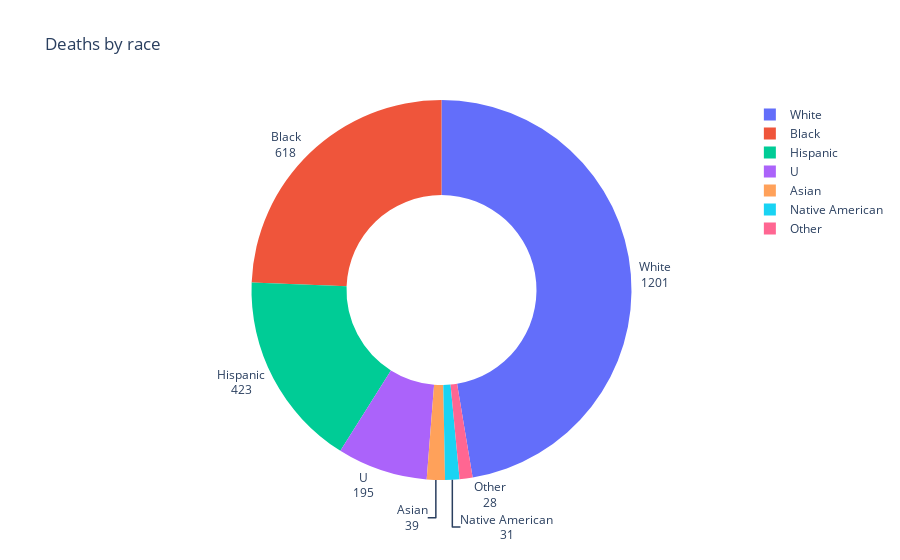

The notebook cell this image was saved under:
### Code cell
# I'll use a pie chart here.
fig = px.pie(labels=df_fatalities_by_race.race,
             values=df_fatalities_by_race.id,
             names=df_fatalities_by_race.race,
             title="Deaths by race",
             hole=0.5,
)
fig.update_traces(textposition='outside',
                  textinfo='value+label'    
)

fig.show()

### Figure 1 — Plotly figure (JSON) as saved in the notebook; plotly's stock layout.template omitted (floating-point values rounded to 4 significant figures)
{"data": [{"domain": {"x": [0, 1], "y": [0, 1]}, "hole": 0.5, "hovertemplate": "label=%{label}<br>value=%{value}<extra></extra>", "labels": ["Asian", "Black", "Hispanic", "Native American", "Other", "U", "White"], "legendgroup": "", "name": "", "showlegend": true, "textinfo": "value+label", "textposition": "outside", "type": "pie", "values": [39, 618, 423, 31, 28, 195, 1201]}], "layout": {"legend": {"tracegroupgap": 0}, "title": {"text": "Deaths by race"}}}
